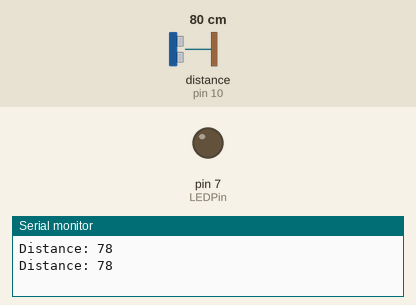
Recording of a sketch running on a simulated Arduino Uno, built with avr-gcc and run on an emulated ATmega328P. Parts: output pins drawn as LEDs (lit = HIGH), the last lines printed to the serial monitor. Wiring (inferred from the names in the program): ultrasonic range finder: trigger pin 9; echo pin 10. The test bench sets the inputs (shaded band); at power-on: distance to the obstacle (sensor on pin 10) 80 cm. The echo pulse lasts 58.3 µs per cm; pins used as bus, display or sensor lines are not drawn.

Above: at 1.8 s.
1.9 s: distance to the obstacle (sensor on pin 10) set to 45 cm
3.4 s: distance to the obstacle (sensor on pin 10) set to 38 cm
At 5.2 s:
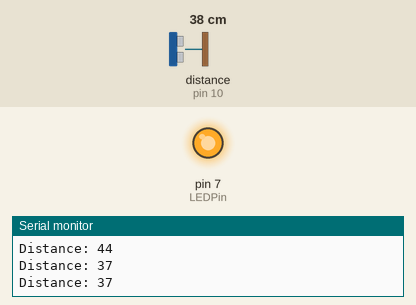
5.5 s: distance to the obstacle (sensor on pin 10) set to 60 cm
At 7.0 s:
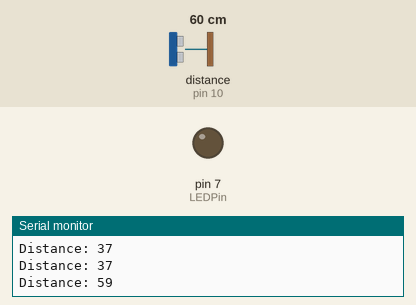
7.5 s: distance to the obstacle (sensor on pin 10) set to 2 cm
At 8.8 s:
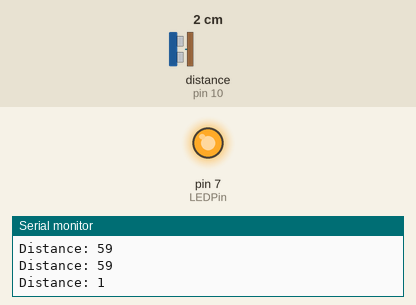
Timing chart, 0 to 10.5 s (numbered marks = the images above; inputs shaded):
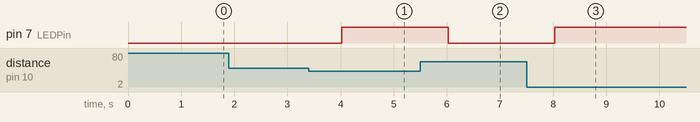

The sketch:

Ultrasound.ino
```cpp
/*
* Ultrasonic Sensor HC-SR04 and Arduino Tutorial
*
* by Dejan Nedelkovski,
* www.HowToMechatronics.com
*
*/

// defines pins numbers
const int trigPin = 9;
const int echoPin = 10;
const int LEDPin = 7;

// defines variables
long duration;
int distance;
int distance_filtered=0;
long Max;

void setup() {
pinMode(trigPin, OUTPUT); // Sets the trigPin as an Output
pinMode(echoPin, INPUT); // Sets the echoPin as an Input
pinMode(LEDPin, OUTPUT);

Serial.begin(9600); // Starts the serial communication
}

void loop() {
// Clears the trigPin
digitalWrite(trigPin, LOW);
delayMicroseconds(2);

// Sets the trigPin on HIGH state for 10 micro seconds
digitalWrite(trigPin, HIGH);
delayMicroseconds(10);
digitalWrite(trigPin, LOW);

// Reads the echoPin, returns the sound wave travel time in microseconds
duration = pulseIn(echoPin, HIGH);

// Calculating the distance
distance= duration*0.034/2;
distance_filtered=0.0*distance_filtered+1*distance;
if (distance_filtered>=Max)
{
  Max=distance;
}
if (distance_filtered<=Max/2)
{
  digitalWrite(LEDPin, HIGH);
  //delay(10000);
}
else
{
  digitalWrite(LEDPin, LOW);
}

// Prints the distance on the Serial Monitor
Serial.print("Distance: ");
Serial.println(distance_filtered);
delay(1000);
}
```

Measured:
- the behaviour switches between 41 and 40 cm on distance to the obstacle (sensor on pin 10) (found by bisection; images 0 and 1)
- after the input at 3.4 s, pin 7 (LEDPin): LOW → HIGH after 0.62 s
- after the input at 5.5 s, pin 7 (LEDPin): HIGH → LOW after 0.53 s
- after the input at 7.5 s, pin 7 (LEDPin): LOW → HIGH after 0.53 s
